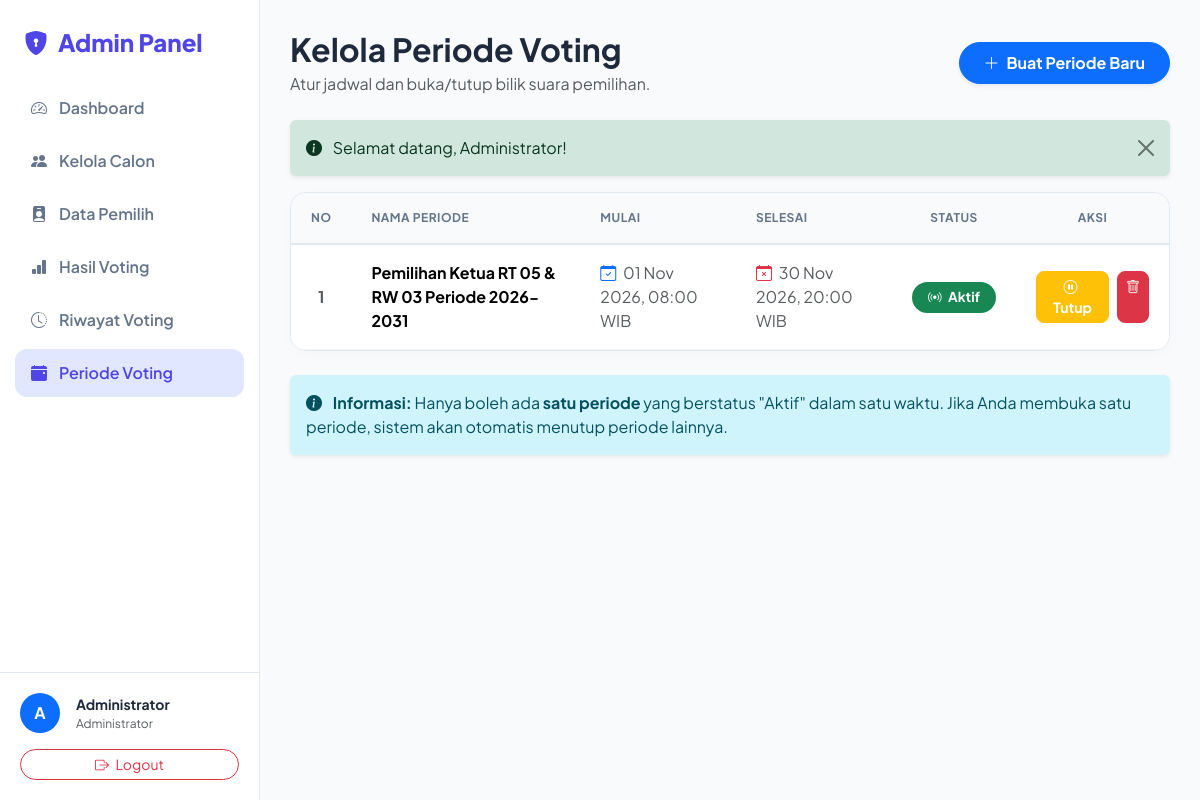
The page /vote_suara/admin/periode.php (signed in) on the database its author committed.
### tables this page shows
CREATE TABLE `periode_voting` (
  `id` int(11) NOT NULL,
  `nama_periode` varchar(100) NOT NULL,
  `tanggal_mulai` datetime NOT NULL,
  `tanggal_selesai` datetime NOT NULL,
  `status` enum('Aktif','Nonaktif') NOT NULL DEFAULT 'Nonaktif',
  `created_at` datetime NOT NULL DEFAULT current_timestamp()
);

### vote_suara/config/koneksi.php (called while the page is built, shortened)
<?php
function getFlash(): ?array {
    if (!empty($_SESSION['flash'])) {
        $f = $_SESSION['flash'];
        return $f;
    }
    return null;
}
function e(?string $str): string {
    return htmlspecialchars((string)$str, ENT_QUOTES, 'UTF-8');
}

### vote_suara/admin/periode.php (the view, shortened to what this page needs)
<?php
require_once __DIR__ . '/../config/koneksi.php';
$stmt = $pdo->query("SELECT * FROM periode_voting ORDER BY id DESC");
$daftar_periode = $stmt->fetchAll();
?>
<!DOCTYPE html>
<html lang="id">
<head>
    <link href="https://cdn.jsdelivr.net/npm/bootstrap@5.3.3/dist/css/bootstrap.min.css" rel="stylesheet">
    <link rel="stylesheet" href="https://cdn.jsdelivr.net/npm/bootstrap-icons@1.11.3/font/bootstrap-icons.min.css">
</head>
<body>
    <div class="sidebar" id="sidebar">
        <a href="<?= BASE_URL ?>/admin/dashboard.php" class="sidebar-brand">
            <i class="bi bi-shield-lock-fill"></i> Admin Panel
        </a>
        <ul class="sidebar-menu">
            <li><a href="<?= BASE_URL ?>/admin/dashboard.php"><i class="bi bi-speedometer2"></i> Dashboard</a></li>
            <li><a href="<?= BASE_URL ?>/admin/calon.php"><i class="bi bi-people-fill"></i> Kelola Calon</a></li>
            <li><a href="<?= BASE_URL ?>/admin/pemilih.php"><i class="bi bi-person-badge-fill"></i> Data Pemilih</a></li>
            <li><a href="<?= BASE_URL ?>/admin/hasil-voting.php"><i class="bi bi-bar-chart-fill"></i> Hasil Voting</a></li>
            <li><a href="<?= BASE_URL ?>/admin/riwayat-voting.php"><i class="bi bi-clock-history"></i> Riwayat Voting</a></li>
            <li><a href="<?= BASE_URL ?>/admin/periode.php" class="active"><i class="bi bi-calendar-event-fill"></i> Periode Voting</a></li>
        </ul>
        <div class="sidebar-footer">
            <div class="d-flex align-items-center gap-3 mb-3">
                <div class="bg-primary text-white rounded-circle d-flex align-items-center justify-content-center fw-bold" style="width: 40px; height: 40px;">
                    <?= strtoupper(substr($_SESSION['nama'], 0, 1)) ?>
                </div>
                <div>
                    <div class="fw-bold small"><?= e($_SESSION['nama']) ?></div>
                    <div class="text-muted" style="font-size: 0.75rem;">Administrator</div>
                </div>
            </div>
            <a href="<?= BASE_URL ?>/auth/logout.php" class="btn btn-outline-danger w-100 btn-sm rounded-pill" onclick="return confirm('Yakin ingin logout?')">
                <i class="bi bi-box-arrow-right me-1"></i> Logout
            </a>
        </div>
    </div>
    <div class="main-content">
        <div class="d-flex flex-column flex-md-row justify-content-between align-items-md-center mb-4 gap-3">
            <div>
                <h2 class="fw-bold mb-1">Kelola Periode Voting</h2>
                <p class="text-muted mb-0">Atur jadwal dan buka/tutup bilik suara pemilihan.</p>
            </div>
            <a href="<?= BASE_URL ?>/admin/tambah-periode.php" class="btn btn-primary rounded-pill px-4 py-2 fw-bold shadow-sm">
                <i class="bi bi-plus-lg me-1"></i> Buat Periode Baru
            </a>
        </div>
        <?php if ($flash = getFlash()): ?>
            <div class="alert alert-<?= $flash['type'] ?> alert-dismissible fade show shadow-sm border-0" role="alert">
                <i class="bi bi-info-circle-fill me-2"></i> <?= $flash['message'] ?>
                <button type="button" class="btn-close" data-bs-dismiss="alert"></button>
            </div>
        <?php endif; ?>
        <div class="table-responsive card-custom">
            <table class="table table-custom mb-0">
                <thead>
                    <tr>
                        <th width="5%" class="text-center">No</th>
                        <th width="30%">Nama Periode</th>
                        <th width="20%">Mulai</th>
                        <th width="20%">Selesai</th>
                        <th width="10%" class="text-center">Status</th>
                        <th width="15%" class="text-center">Aksi</th>
                    </tr>
                </thead>
                <tbody>
                    <?php if (empty($daftar_periode)): ?>
                        <tr>
                            <td colspan="6" class="text-center py-5 text-muted">
                                <i class="bi bi-calendar-x fs-1 d-block mb-2"></i>
                                Belum ada periode voting yang dibuat.
                            </td>
                        </tr>
                    <?php else: ?>
                        <?php foreach ($daftar_periode as $index => $row): ?>
                            <tr>
                                <td class="text-center fw-bold text-muted"><?= $index + 1 ?></td>
                                <td>
                                    <div class="fw-bold fs-6"><?= e($row['nama_periode']) ?></div>
                                </td>
                                <td class="text-muted">
                                    <i class="bi bi-calendar-check text-primary me-1"></i>
                                    <?= date('d M Y, H:i', strtotime($row['tanggal_mulai'])) ?> WIB
                                </td>
                                <td class="text-muted">
                                    <i class="bi bi-calendar-x text-danger me-1"></i>
                                    <?= date('d M Y, H:i', strtotime($row['tanggal_selesai'])) ?> WIB
                                </td>
                                <td class="text-center">
                                    <?php if ($row['status'] === 'Aktif'): ?>
                                        <span class="badge bg-success rounded-pill badge-aktif">
                                            <i class="bi bi-broadcast me-1"></i> Aktif
                                        </span>
                                    <?php else: ?>
                                        <span class="badge bg-secondary rounded-pill px-3 py-2">
                                            <i class="bi bi-stop-circle me-1"></i> Nonaktif
                                        </span>
                                    <?php endif; ?>
                                </td>
                                <td class="text-center">
                                    <div class="d-flex justify-content-center gap-2">
                                        <?php if ($row['status'] === 'Aktif'): ?>
                                            <a href="<?= BASE_URL ?>/admin/toggle-periode.php?id=<?= $row['id'] ?>&status=Nonaktif" class="btn btn-sm btn-warning text-white rounded-3 px-3 fw-bold" title="Tutup Voting" onclick="return confirm('Apakah Anda yakin ingin MENUTUP voting ini?\n\nMasyarakat tidak akan bisa memberikan suara lagi.')">
                                                <i class="bi bi-pause-circle me-1"></i> Tutup
                                            </a>
                                        <?php endif; ?>
                                        <a href="<?= BASE_URL ?>/admin/hapus-periode.php?id=<?= $row['id'] ?>" class="btn btn-sm btn-danger rounded-3" title="Hapus" onclick="return confirm('Hapus periode ini?\n\nPastikan Anda sudah menutupnya. Data voting tidak akan terhapus, hanya periode ini yang hilang.')">
                                            <i class="bi bi-trash"></i>
                                        </a>
                                    </div>
                                </td>
                            </tr>
                        <?php endforeach; ?>
                    <?php endif; ?>
                </tbody>
            </table>
        </div>
        <div class="alert alert-info border-0 shadow-sm mt-4">
            <i class="bi bi-info-circle-fill me-2"></i> <strong>Informasi:</strong> Hanya boleh ada <b>satu periode</b> yang berstatus "Aktif" dalam satu waktu. Jika Anda membuka satu periode, sistem akan otomatis menutup periode lainnya.
        </div>
    </div>
</body>
</html>

### vote_suara/admin/periode.php (style rules this page uses)
:root { --primary-color: #4f46e5; --dark-color: #1e293b; --light-bg: #f8fafc; --sidebar-width: 260px; }
body { font-family: 'Plus Jakarta Sans', sans-serif; background-color: var(--light-bg); color: var(--dark-color); overflow-x: hidden; }
.sidebar { width: var(--sidebar-width); height: 100vh; position: fixed; top: 0; left: 0; background: white; border-right: 1px solid #e2e8f0; z-index: 1000; display: flex; flex-direction: column; }
.sidebar-brand { padding: 24px; font-size: 1.5rem; font-weight: 800; color: var(--primary-color); text-decoration: none; display: flex; align-items: center; gap: 10px; }
.sidebar-menu { padding: 0 15px; list-style: none; flex-grow: 1; overflow-y: auto; }
.sidebar-menu li { margin-bottom: 5px; }
.sidebar-menu a { display: flex; align-items: center; gap: 12px; padding: 12px 16px; color: #64748b; text-decoration: none; border-radius: 12px; font-weight: 600; transition: all 0.2s; }
.sidebar-menu a:hover, .sidebar-menu a.active { background: #e0e7ff; color: var(--primary-color); }
.sidebar-footer { padding: 20px; border-top: 1px solid #e2e8f0; }
.main-content { margin-left: var(--sidebar-width); padding: 30px; min-height: 100vh; }
.card-custom { background: white; border-radius: 16px; border: 1px solid #e2e8f0; box-shadow: 0 4px 15px rgba(0,0,0,0.02); }
.table-custom th { background: #f8fafc; color: #64748b; font-weight: 700; text-transform: uppercase; font-size: 0.75rem; letter-spacing: 0.5px; padding: 16px 20px; border-bottom: 2px solid #e2e8f0; }
.table-custom td { padding: 16px 20px; vertical-align: middle; border-bottom: 1px solid #f1f5f9; }
.badge-aktif { animation: pulse-green 2s infinite; font-size: 0.85rem; padding: 8px 16px; }

### rows shown on the page
periode_voting: nama_periode "Pemilihan Ketua RT 05 & RW 03 Periode 2026-2031", tanggal_mulai "01 Nov 2026, 08:00", tanggal_selesai "30 Nov 2026, 20:00", status "Aktif" (drawn)

### other values the page prints
substr($_SESSION['nama'], 0, 1) "A"
$_SESSION['nama'] "Administrator"
$flash['message'] "Selamat datang, Administrator!"
